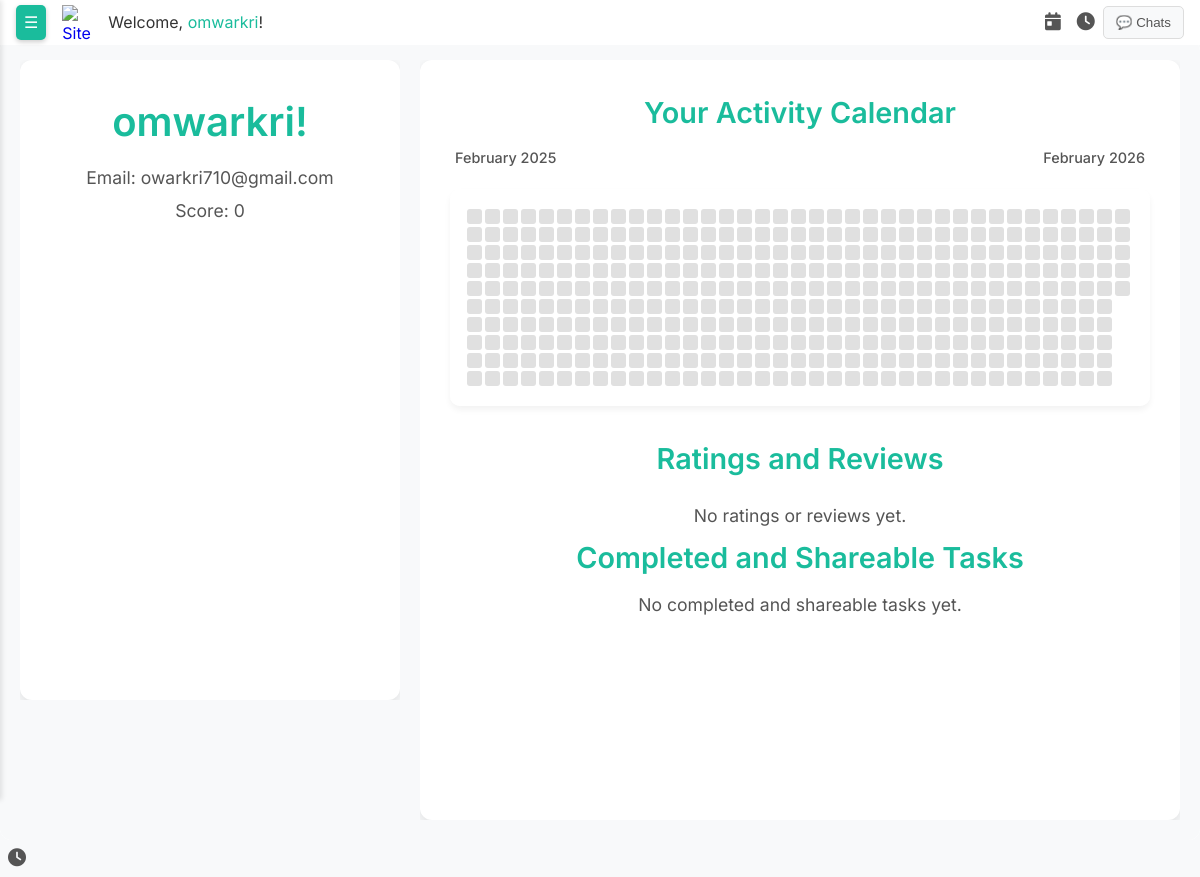
Page /user/profile/1/ (signed in) on the committed database.
### user/models.py (models this page shows, shortened)
class CustomUser(AbstractUser):
    phone_number = models.CharField(max_length=15, blank=True, null=True)
    profile_picture = CloudinaryField('image', blank=True, null=True)
    tasks = models.ManyToManyField('task.Task', related_name='users', blank=True)
    score = models.IntegerField(default=0)
    followers = models.ManyToManyField('self', symmetrical=False, related_name='following', blank=True)
    interests = models.JSONField(default=list, blank=True)
    goals = models.JSONField(default=list, blank=True)
    onboarding_completed = models.BooleanField(default=False)
    pomodoro_count = models.IntegerField(default=0)
    groups = models.ManyToManyField(Group, related_name='customuser_set', blank=True)
    user_permissions = models.ManyToManyField(Permission, related_name='customuser_set', blank=True)

### user/views.py (the view, shortened to what this page needs)
# urls.py: path('profile/<int:user_id>/', views.profile_view_id, name='view_profile_id'),
def profile_view_id(request,user_id):
    user=CustomUser.objects.get(id=user_id)
    print(user)
    today = date.today()
    dates = [(today - timedelta(days=i)) for i in range(364, -1, -1)]  # Ensure full year (365 days)
    current_month = timezone.now()
    previous_month = current_month - timedelta(days=365)
    task_activities = UserActivity.objects.filter(user=user, activity_date__in=dates)
    activity_map = {}
    color_map = {}
    completed_shareable_tasks = Task.objects.filter(
        user=user,  # Tasks owned by the user
        status='completed',  # Completed tasks
        shareable=True  # Shareable tasks
    ).select_related('completion_details').order_by(
        F('completion_details__created_at').desc(nulls_last=True)
    )
    feedbacks = PartnerFeedback.objects.filter(partner=request.user)
    user = CustomUser.objects.prefetch_related('user_badges__badge').get(id=user.id)
    user_badges=user.user_badges.all()
    print(user_badges)
    context = {
        'user': user,
        'completed_shareable_tasks':completed_shareable_tasks,
        'user_badges':user_badges,
        'dates': dates,
        'color_map': color_map,
        'current_month': current_month,
        'previous_month': previous_month,
        'feedbacks': feedbacks,
    }
    return render(request, 'user/profile_id.html', context)

### user/templatetags/custom_filters.py (called while the page is built)
@register.filter
def get_item(dictionary, key):
    if isinstance(key, date):
        if dictionary.get(key):
            print(dictionary, key)
            return "green"
    return dictionary.get(key, None)

### user/templates/user/profile_id.html (shortened to what this page needs)
{% extends 'task/base.html' %}
{% block content %}
<!DOCTYPE html>
<html lang="en">
<head>
    {% load custom_filters %}
</head>
<body>
    <div class="profile-main">
        <div class="flex-container">
            <div class="left-section">
                <div class="card">
                    <h1>{{ user.username }}!</h1>
                    <p>Email: {{ user.email }}</p>
                    <p>Score: {{ user.score }}</p>
                </div>
            </div>
            <div class="right-section">
                <div class="card">
                    <h2>Your Activity Calendar</h2>
                    <div class="calendar-header">
                        <span>{{ previous_month|date:"F Y" }}</span>
                        <span>{{ current_month|date:"F Y" }}</span>
                    </div>
                    <div class="calendar">
                        {% for date in dates %}
                            <div class="day
                                "
                                title="{{ date }}">
                            </div>
                        {% endfor %}
                    </div>
                    <div class="rating-reviews">
                        <h2>Ratings and Reviews</h2>
                        {% if feedbacks %}
                            {% for feedback in feedbacks %}
                                <div class="review-card">
                                    <p class="rating">Rating: {{ feedback.rating }}/5</p>
                                    <p class="comment">Comment: {{ feedback.comment }}</p>
                                    <p class="timestamp">Date: {{ feedback.created_at|date:"F j, Y" }}</p>
                                </div>
                            {% endfor %}
                        {% else %}
                            <p>No ratings or reviews yet.</p>
                        {% endif %}
                    </div>
                    <div class="tasks-section">
                        <h2>Completed and Shareable Tasks</h2>
                        {% if completed_shareable_tasks %}
                            {% for task in completed_shareable_tasks %}
                                <div class="task-card">
                                    <h3>{{ task.title }}</h3>
                                    <p class="status">Status: {{ task.status }}</p>
                                    {% if task.task_partner %}
                                        <p class="task-partner">Task Partner: {{ task.task_partner.username }}</p>
                                    {% endif %}
                                    <p>Completed on: {{ task.completed_at|date:"F j, Y" }}</p>
                                    <a href="{% url 'task_detail' task.id %}" class="task-action">View Task Details</a>
                                </div>
                            {% endfor %}
                        {% else %}
                            <p>No completed and shareable tasks yet.</p>
                        {% endif %}
                    </div>
                </div>
            </div>
        </div>
    </div>
</body>
</html>
{% endblock %}

### task/templates/components/_header.html (shortened to what this page needs)
<header>
    <div class="header-div">
        <div class="header-left">
            <button class="sidebar-toggle" onclick="toggleSidebar()" aria-label="Toggle Sidebar">☰</button>
            <a class="sidebar-header" href="{% url 'home' %}" style="text-decoration: none;">
                <img class="header-site-logo" src="https://res.cloudinary.com/ddw1upvx3/image/upload/v1741984458/share-task-media/symbols/ufsei0znhklvfkovekjm.png" alt="Site Logo">
            </a>
            <div class="welcome-message">
                <span>
                    {% if user.is_authenticated %}
                        Welcome, <a href="{% url 'profile' %}">{{ user.username }}</a>!
                    {% endif %}
                </span>
            </div>
        </div>
        <div class="header-right">
            <button class="schedule-button" onclick="openScheduleModal()" title="Daily Schedule">
                <i class="fas fa-calendar-day"></i>
            </button>
            <button class="pomodoro-button" onclick="openPomodoroModal()" title="Pomodoro Timer">
                <i class="fas fa-clock"></i>
            </button>
            {% if user.is_authenticated %}
                <button class="view-chats-button" onclick="openChatModal()">💬 Chats</button>
            {% else %}
                <a href="{% url 'login' %}" class="view-chats-button">Login</a>
                <a href="{% url 'register' %}" class="view-chats-button">Signup</a>
            {% endif %}
        </div>
    </div>
</header>

### task/templates/task/base.html (style rules this page uses)
* { box-sizing: border-box; margin: 0; padding: 0; }
html { width: 100%; height: 100%; font-family: 'Segoe UI', Tahoma, Geneva, Verdana, sans-serif; background-color: #f8f9fa; color: #333; line-height: 1.6; }
body.base-main-body { overflow: hidden; width: 100%; height: 100%; font-family: 'Inter', 'Poppins', 'Nunito', sans-serif; background-color: #f8f9fa; color: #333; line-height: 1.6; }
header { background-color: #ffffff; color: #333; width: 100%; position: fixed; top: 0; z-index: 1000; padding: 4px 16px; display: flex; align-items: center; justify-content: space-between; transition: transform 0.3s ease-in-out; }
.header-left { display: flex; align-items: center; gap: 16px; }
.header-right { display: flex; align-items: center; justify-content: center; }
.header-div { width: 100%; max-width: 1600px; margin: 0 auto; display: flex; justify-content: space-between; align-items: center; }
.header-site-logo { height: 35px; width: 30px; }
.view-chats-button { padding: 8px 12px; background-color: #f8f9fa; color: #555; border: 1px solid #ddd; border-radius: 5px; cursor: pointer; transition: background-color 0.3s ease; }
.welcome-message a { text-decoration: none; color: #1abc9c; }
.pomodoro-button { background: none; border: none; font-size: 18px; cursor: pointer; color: #555; padding: 8px; border-radius: 50%; transition: all 0.3s ease; }
.schedule-button { background: none; border: none; font-size: 18px; cursor: pointer; color: #555; padding: 8px; border-radius: 50%; transition: all 0.3s ease; }
.sidebar-toggle { background: #1abc9c; color: white; border: none; padding: 8px; font-size: 16px; cursor: pointer; border-radius: 5px; box-shadow: 0 2px 5px rgba(0, 0, 0, 0.2); }
.sidebar-header { display: flex; align-items: center; flex-direction: column; justify-content: center; }

### user/templates/user/profile_id.html (style rules this page uses)
html, body { margin: 0; padding: 0; height: 100%; overflow: hidden; }
h1, h2 { color: #1abc9c; margin-bottom: 10px; font-weight: 600; }
h1 { font-size: 2.5em; }
h2 { font-size: 1.8em; }
p { font-size: 1.1em; color: #555; margin: 5px 0; }
.profile-main { height: 100vh; overflow-y: auto; background-color: #f8f9fa; padding: 20px; box-sizing: border-box; }
.flex-container { display: flex; gap: 20px; height: 100%; }
.left-section { flex: 1; max-width: 400px; overflow-y: auto; height: 80vh; }
.right-section { flex: 2; overflow-y: auto; }
.card { background: white; padding: 30px; border-radius: 12px; box-shadow: 0 4px 12px rgba(0, 0, 0, 0.1); margin-bottom: 20px; width: 100%; text-align: center; height:100%; }
.calendar { display: grid; grid-template-rows: repeat(10, 15px); grid-auto-flow: column; gap: 3px; margin-top: 20px; background-color: #fff; padding: 20px; border-radius: 10px; box-shadow: 0 4px 6px rgba(0, 0, 0, 0.05); overflow-y: scroll; }
.calendar-header { grid-column: 1 / -1; display: flex; justify-content: space-between; align-items: center; font-size: 0.9em; color: #555; margin-bottom: 10px; font-weight: 500; }
.calendar-header span { margin: 0 5px; }
.day { width: 15px; height: 15px; background-color: #e0e0e0; border-radius: 3px; transition: background-color 0.3s ease, transform 0.2s ease; }
.rating-reviews { margin-top: 30px; }
.rating-reviews h2 { font-size: 1.8em; margin-bottom: 20px; }

### rows in the picture
CustomUser: username "omwarkri", email "owarkri710@gmail.com", score "0"
